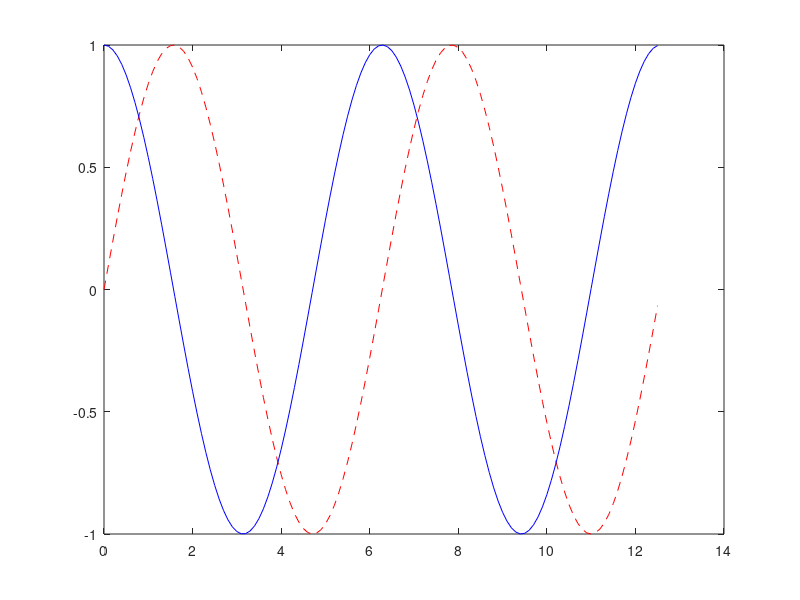

The MATLAB script that drew this image:
%% Inclass assignment 2
%test edit
% 1. a. fill in this loop with a conditional statement so that it displays
% only the odd numbers
for ii = 1:20
    % Adam Howard answer:
    d = (ii-1)/2;
    x = floor(d);
    if d == x
        disp(num2str(ii))
    end
end

% b. Write a new loop to display the same odd numbers which doesn't use a conditional statement 

% Adam Howard answer:
x = [1:20]';
d = 1;
while d < 20;
    disp( x(d,:))
    d = d+2; 
end

% c. display the same odd numbers without a loop or conditional (hint use
%  num2str)

% Adam Howard answer:
x = [1:2:20]';
disp([num2str(x)])

%% 2. Vectorize the following code (that is produce the same result in z
%without using a loop). 

%a. 
for ii = 1:100
    z(ii) = ii*ii;
    disp(z(ii))
end
% Adam Howard answer:
x = 1:100;
x2 = x .* x;
x2';

%b. 
z = 0;
for ii = 1:100
    z = z + ii
end

% Adam Howard answer:
x = 1:100;
q = sum(x)

%c.
xx = rand(50,2);

for ii = 1:50
z(ii) = sqrt(xx(ii,1)^2+xx(ii,2)^2)
end

'end'
% Adam Howard answer:

k = sqrt ( (xx(:,1).^2) + (xx(:,2).^2))


% d. what is the formula in c computing?

%Adam Howard answer: The equation in part 2c is calculating the solution to
%the Pythagorean Theorem for 50 random triangles. 

%% plotting

%a. make a plot of sin(x) and cos(x) vs x from x = 0 to 4*pi on the same axis where the graph
%of sin(x) vs x is a red-dashed line and the graph of cos(x) vs x is a
%blue solid line.

%Adam Howard answer:
x = 0:0.1:(4*pi);

sinx = [sin(x)]';
cosx = [cos(x)]';

plot (x,sinx,'r--',x,cosx,'b-')


%b. repeat the above but where each graph is in a different subplot in the
% same figure. 

%Adam Howard Answer:
x = 0:0.1:(4*pi);

sinx = [sin(x)]';
cosx = [cos(x)]';

plot (x,sinx,'r--')
hold on
plot (x,cosx,'b-')

%%
%c. here is some data, imagine they are x and y coordinates for cells. 
xy_dat = rand(100,2);
%plot the data in the xy plane.
%now imagine there is some fluorescence data corresponding to the same
%cells
fluor = rand(100,1);
% plot the data in the xy plane but color code the data by the fluorescnece
% values. Hint: see the scatter command